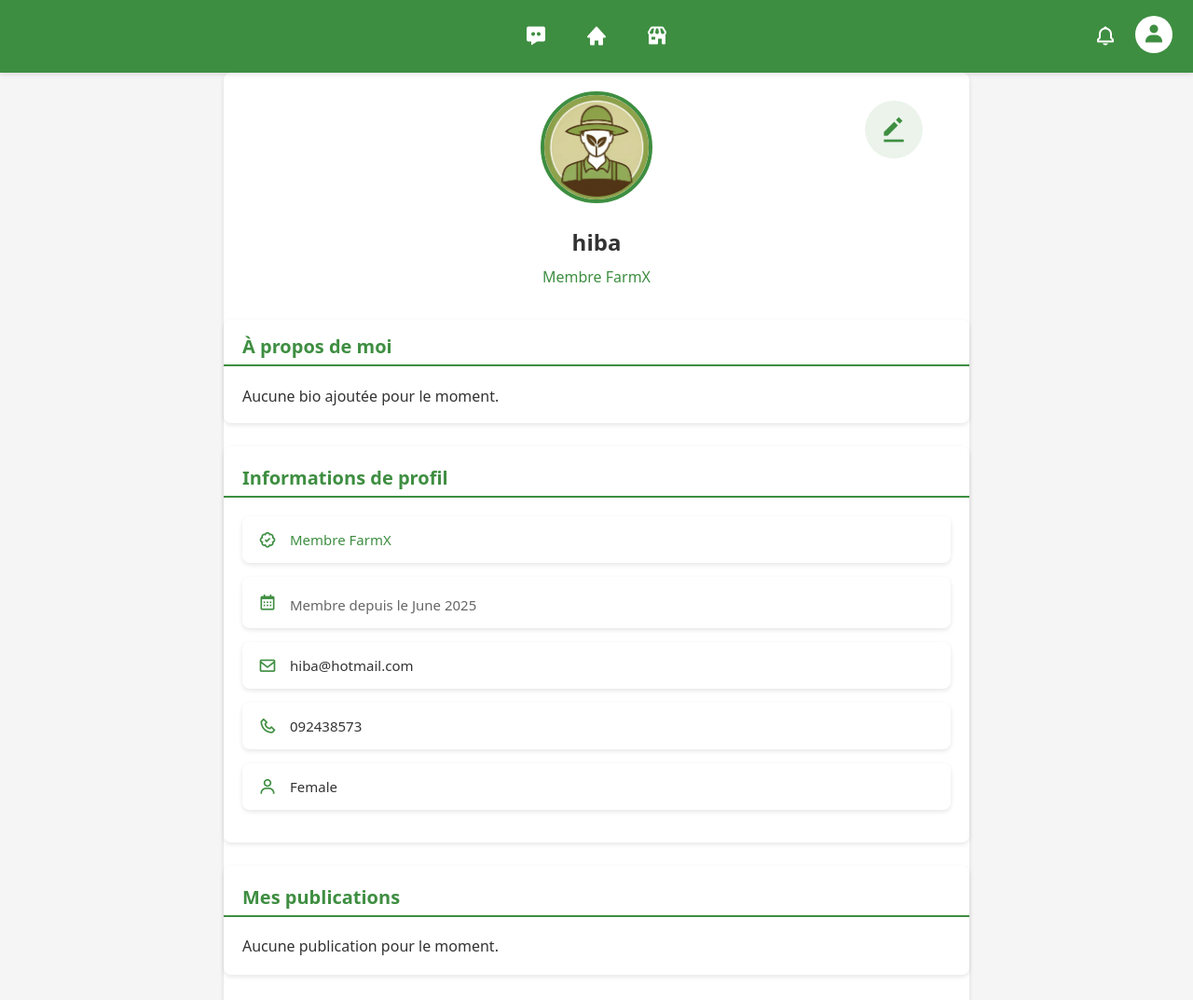
Page /profile.php (signed in) on the committed database.
### tables this page shows
CREATE TABLE IF NOT EXISTS `users` (
  `id` int NOT NULL AUTO_INCREMENT,
  `username` varchar(100) NOT NULL,
  `email` varchar(255) NOT NULL,
  `phone` varchar(25) DEFAULT NULL,
  `password` varchar(255) NOT NULL,
  `profile_pic` varchar(255) DEFAULT 'Images/profile.jpg',
  `created_at` timestamp NULL DEFAULT CURRENT_TIMESTAMP,
  `bio` text,
  `user_type` varchar(20) NOT NULL,
  `user_tag` varchar(50) DEFAULT NULL,
  `gender` varchar(10) DEFAULT NULL,
  PRIMARY KEY (`id`),
  UNIQUE KEY `username` (`username`),
  UNIQUE KEY `email` (`email`)
);

### profile.php (the view, shortened to what this page needs)
<?php
$servername = "localhost";
$username = "root";
$password = "";
$dbname = "farmx";
try {
    $conn = new mysqli($servername, $username, $password, $dbname);
} catch (Exception $e) {
    die("Database connection error: " . $e->getMessage());
}
$profileId = isset($_GET['id']) ? $_GET['id'] : $_SESSION['user_id'];
$isOwnProfile = $profileId == $_SESSION['user_id'];
$sql = "SELECT username, email, phone, profile_pic, bio, user_type, user_tag, gender, created_at FROM users WHERE id = ?";
$stmt = $conn->prepare($sql);
$stmt->bind_param("i", $profileId);
$stmt->execute();
$stmt->bind_result($username, $email, $phone, $profilePic, $bio, $userType, $userTag, $gender, $createdAt);
$sql = "SELECT p.*,
        (SELECT COUNT(*) FROM likes WHERE post_id = p.id) as like_count,
        (SELECT COUNT(*) FROM comments WHERE post_id = p.id) as comment_count
        FROM posts p
        WHERE p.user_id = ?
        ORDER BY p.created_at DESC";
$stmt = $conn->prepare($sql);
$stmt->bind_param("i", $profileId);
$stmt->execute();
$posts = $stmt->get_result()->fetch_all(MYSQLI_ASSOC);
?>
<!DOCTYPE html>
<html lang="fr">
<head>
    <link href='https://unpkg.com/boxicons@2.1.4/css/boxicons.min.css' rel='stylesheet'>
</head>
<body>
    <header>
        <div class="header-content">
            <div class="nav-links">
                <a href="message.php" title="Messages">
                    <i class='bx bxs-message-dots'></i>
                </a>
                <a href="main.php" title="Accueil">
                    <i class='bx bxs-home'></i>
                </a>
                <a href="market.php" title="Marché">
                    <i class='bx bxs-store'></i>
                </a>
            </div>
            <div class="right-nav">
                <div class="notification-container">
                    <a href="notifications.php" title="Notifications">
                        <i class='bx bx-bell notification-icon'></i>
                    </a>
                </div>
                <a href="profile.php" class="activated" title="Profil">
                    <i class='bx bxs-user'></i>
                </a>
                <a href="logout.php" title="Déconnexion">
                    <i class='bx bx-log-out'></i>
                </a>
            </div>
        </div>
    </header>
    <div class="profile-container">
        <div class="profile-header">
            <img id="profile-picture" src="<?php echo $profilePic ? $profilePic . '?t=' . time() : 'Images/profile.jpg'; ?>" alt="Image de profil">
            <h1 id="profile-name"><?php echo htmlspecialchars($username ?? ''); ?></h1>
            <p class="user-tag"><?php echo htmlspecialchars($userTag ?? ''); ?></p>
            <?php if ($isOwnProfile): ?>
            <div class="edit-profile-button">
                <a href="edit_profile.php" class="edit-profile-btn" title="Modifier le profil">
                    <i class='bx bxs-edit-alt'></i>
                </a>
            </div>
            <?php endif; ?>
        </div>
        <div class="bio-section">
            <h2>À propos de moi</h2>
            <p><?php echo !empty($bio) ? htmlspecialchars($bio) : 'Aucune bio ajoutée pour le moment.'; ?></p>
        </div>
        <div class="profile-section">
            <h2>Informations de profil</h2>
            <div class="info">
                <i class='bx bx-badge-check'></i>
                <span class="user-type"><?php echo htmlspecialchars($userTag ?? ''); ?></span>
            </div>
            <div class="info">
                <i class='bx bx-calendar'></i>
                <span class="join-date">Membre depuis le <?php echo date('F Y', strtotime($createdAt)); ?></span>
            </div>
            <div class="info">
                <i class='bx bx-envelope'></i>
                <span id="profile-email"><?php echo htmlspecialchars($email ?? ''); ?></span>
            </div>
            <div class="info">
                <i class='bx bx-phone'></i>
                <span id="profile-phone"><?php echo '0' . substr(htmlspecialchars($phone ?? ''), -8); ?></span>
            </div>
            <?php if (!empty($gender)): ?>
            <div class="info">
                <i class='bx bx-user'></i>
                <span id="profile-gender"><?php echo ucfirst(htmlspecialchars($gender)); ?></span>
            </div>
            <?php endif; ?>
        </div>
<div class="posts-section">
    <h2>Mes publications</h2>
    <?php if (empty($posts)): ?>
        <p>Aucune publication pour le moment.</p>
    <?php endif; ?>
        </div>
    </div>
</body>
</html>

### rows in the picture
users: profile_pic (placeholder picture), username "hiba", user_tag "Membre FarmX", created_at "June 2025", email "hiba@hotmail.com", phone "92438573", gender "Female"
